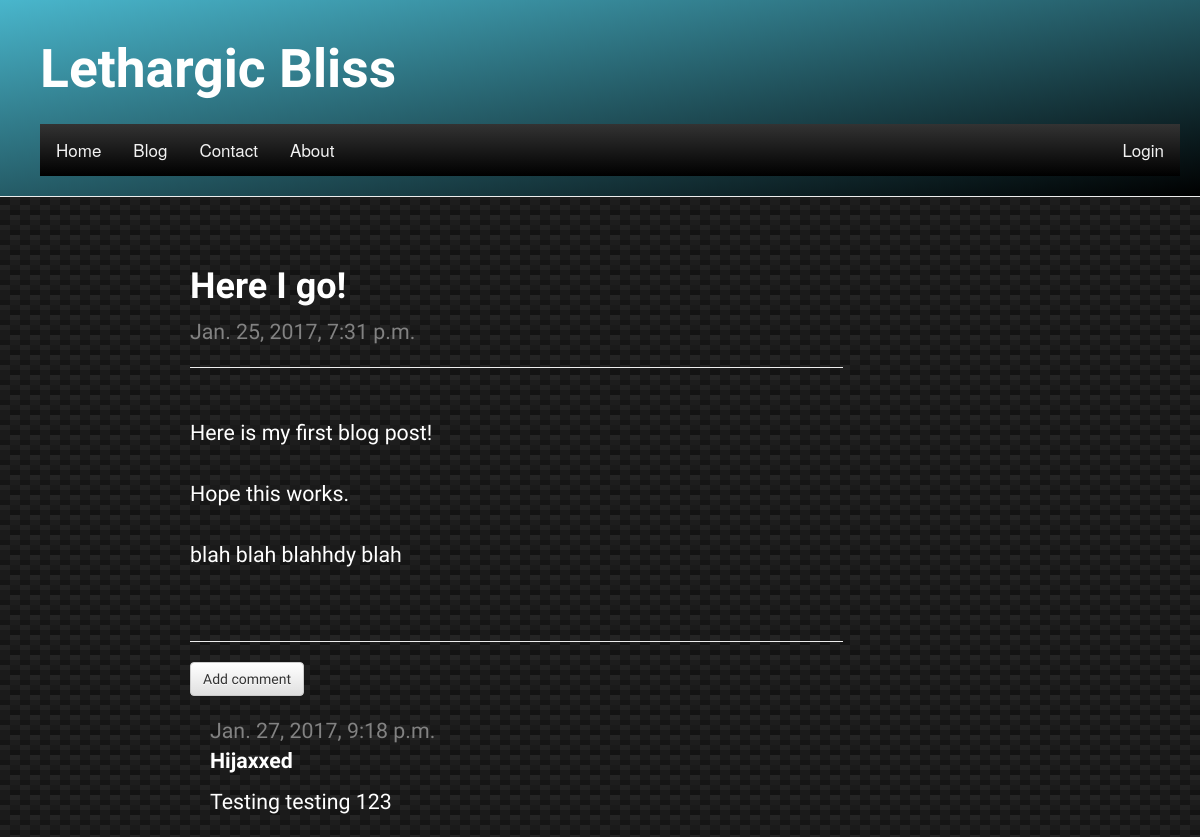
Before: /post/1/ with the older database file.
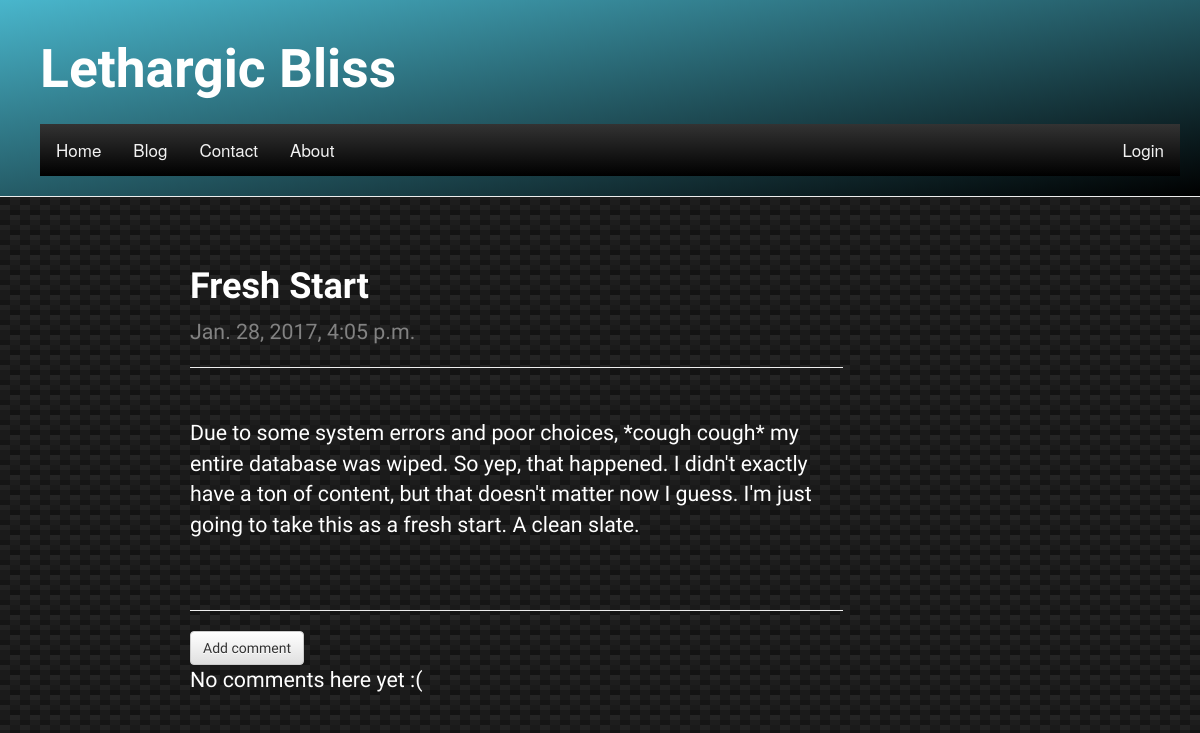
After: the same page with the newer database file.
### blog/models.py (models this page shows, shortened)
class Post(models.Model):
    author = models.ForeignKey('auth.User')
    title = models.CharField(max_length=200)
    image = models.ImageField(upload_to=upload_location,
                              null=True,
                              blank=True,
                              width_field="width_field",
                              height_field="height_field")
    height_field = models.IntegerField(default=0, null=True)
    width_field = models.IntegerField(default=0, null=True)
    text = models.TextField()
    created_date = models.DateTimeField(
            default=timezone.now)
    published_date = models.DateTimeField(
            blank=True, null=True)

class Comment(models.Model):
    post = models.ForeignKey('blog.Post', related_name='comments')
    author = models.CharField(max_length=200)
    text = models.TextField()
    created_date = models.DateTimeField(default=timezone.now)
    approved_comment = models.BooleanField(default=False)

### blog/views.py (the view)
# urls.py: url(r'^post/(?P<pk>\d+)/$', views.post_detail, name='post_detail'),
def post_detail(request, pk):
    post = get_object_or_404(Post, pk=pk)
    return render(request, 'blog/post_detail.html', {'post': post})

### blog/templates/blog/post_detail.html (shortened to what this page needs)
{% extends 'blog/base.html' %}
{% block content %}
    <div class="post">
        <h1><b>{{ post.title }}</b></h1>
        {% if post.published_date %}
            <div class="date">
                {{ post.published_date }}
            </div>
	{% else %}
	    <a class="btn btn-default" href="{% url 'post_publish' pk=post.pk %}">Publish</a>
        {% endif %}
	<hr>
	<br/>
        <p>{{ post.text|linebreaksbr }}</p>
    </div>
<hr>
<a class="btn btn-default" href="{% url 'add_comment_to_post' pk=post.pk %}">Add comment</a>
{% for comment in post.comments.all %}
    <div class="comment">
        <div class="date">{{ comment.created_date }}</div>
        <strong>{{ comment.author }}</strong>
        <p>{{ comment.text|linebreaks }}</p>
    </div>
{% empty %}
    <p>No comments here yet :(</p>
{% endfor %}
{% endblock %}

### blog/templates/blog/base.html (shortened to what this page needs)
<!DOCTYPE html>
{% load staticfiles %}
<html>
    <head>
        <link rel="stylesheet" href="//maxcdn.bootstrapcdn.com/bootstrap/3.2.0/css/bootstrap.min.css">
        <link rel="stylesheet" href="//maxcdn.bootstrapcdn.com/bootstrap/3.2.0/css/bootstrap-theme.min.css">
        <link rel="stylesheet" href="{% static 'css/blog.css' %}">
    </head>
	<body>
		<div class="page-header">
        		<h1><b><a href="/">Lethargic Bliss</a></b></h1>
			<ul class="topnav" id="myTopnav">
  		  	  <li><a href="/">Home</a></li>
  		  	  <li><a href={% url "post_list" %}>Blog</a></li>
  		  	  <li><a href="#contact">Contact</a></li>
  		  	  <li><a href={% url "about" %}>About</a></li>
			<div class="authnav">
			{% if user.is_authenticated %}
			  <li><a href={% url "post_draft_list" %} >Post Drafts</a></li>
  		  	  <li><a href={% url "post_new" %}>Post New</a></li>
  		  	  <li><a href={% url "admin:index" %}>Admin</a></li>
  		  	  <li><a href={% url "logout" %}>Logout</a></li>
			{% else %}
			  <li><a href={% url 'login' %}>Login</a></li>
			{% endif %}
			</div>
			</ul>
		</div>
		<div class="content container">
        		<div class="row">
           		<div class="col-md-8">
            		{% block content %}
            		{% endblock %}
            		</div>
        		</div>
    		</div>
	</body>
</html>

### blog/static/css/blog.css (style rules this page uses)
html { height: 100%; }
body { height:100%; flex-direction:column; background: linear-gradient(27deg, #151515 5px, transparent 5px) 0 5px, linear-gradient(207deg, #151515 5px, transparent 5px) 10px 0px, linear-gradient(27deg, #222 5px, transparent 5px) 0px 10px, linear-gradient(207deg, #222 5px, transparent 5px) 10px 5px, linear-gradient(90deg, #1b1b1b 10px, transparent 10px), linear-gradient(#1d1d1d 25%, #1a1a1a 25%, #1a1a1a 50%, transparent 50%, transparent 75%, #242424 75%, #242424); background-color: #131313; background-size: 20px 20px; }
.page-header { background: linear-gradient(to bottom right, #49b6cc, black); margin-top: 0; padding: 20px 20px 20px 40px; }
.page-header h1, .page-header h1 a, .page-header h1 a:visited, .page-header h1 a:active { color: #ffffff; font-size: 40pt; text-decoration: none; padding-bottom: 15px; }
ul.topnav { list-style-type: none; margin: 0; padding: 0; overflow: hidden; background: linear-gradient(to bottom, #333, black); }
ul.topnav li { float: left; }
ul.topnav li a { display: inline-block; color: #f2f2f2; text-align: center; padding: 14px 16px; text-decoration: none; transition: 0.3s; font-size: 17px; }
.content { color: #ffffff; font-family: 'Yanone Kaffeesatz'; font-size: 16pt; margin-left: 175px; width:auto; }
h1, h2, h3, h4 { font-family: 'Julius Sans One'; color: #ffffff; }
.date { color: #828282; }
.post { padding-top: 30px; margin-bottom: 70px; color: #ffffff; }
.authnav { float:right; }

Changed rows visible on the page:
removed Comment: created_date "Jan. 27, 2017, 9:18 p.m.", author "Hijaxxed", text "Testing testing 123"
changed Post: title "Here I go!" → "Fresh Start"; published_date "Jan. 25, 2017, 7:31 p.m." → "Jan. 28, 2017, 4:05 p.m."; text "Here is my first blog post! Hope this works. blah blah blahhdy blah" → "Due to some system errors and poor choices, *cough cough* my entire database was wiped. So yep, that happened. I didn't exactly have a ton of content, but that doesn't matter now I guess. I'm just going to take this as a fresh start. A clean slate."
Other visible differences:
text now shown: "No comments here yet :("
